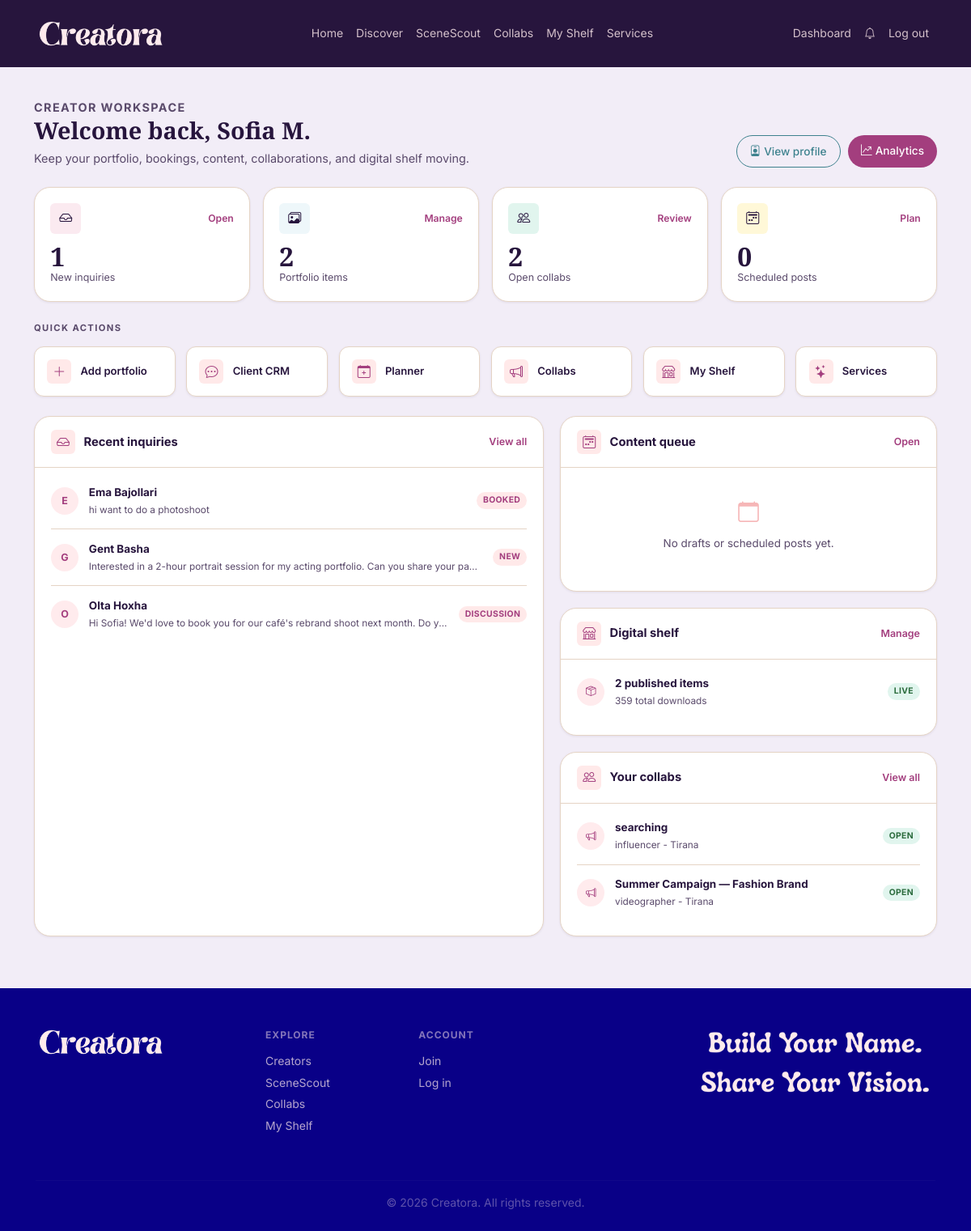
The page /dashboard/ (signed in) on the database its author committed.
### models.py (models this page shows, shortened)
class User(UserMixin, db.Model):
    __tablename__ = 'users'
    id           = db.Column(db.Integer, primary_key=True)
    username     = db.Column(db.String(50),  unique=True, nullable=False)
    email        = db.Column(db.String(120), unique=True, nullable=False)
    password     = db.Column(db.String(256), nullable=False)
    role         = db.Column(db.String(30),  nullable=False)  # one of CREATOR_ROLES
    display_name  = db.Column(db.String(100))
    bio           = db.Column(db.Text)
    location      = db.Column(db.String(100))
    avatar        = db.Column(db.String(255))   # filename in uploads/
    website       = db.Column(db.String(255))
    instagram     = db.Column(db.String(100))
    is_public     = db.Column(db.Boolean, default=True)
    security_question = db.Column(db.String(255))  # ← add
    security_answer = db.Column(db.String(255))  # ← add (stored hashed)
    created_at    = db.Column(db.DateTime, default=datetime.utcnow)
    portfolio_items = db.relationship('PortfolioItem',  backref='creator', lazy=True)
    inquiries_recv  = db.relationship('Inquiry',        backref='creator', lazy=True,
                                      foreign_keys='Inquiry.creator_id')
    content_posts   = db.relationship('ContentPost',    backref='creator', lazy=True)
    locations       = db.relationship('Location',       backref='creator', lazy=True)
    collaborations  = db.relationship('Collaboration',  backref='creator', lazy=True)
    shelf_items = db.relationship('ShelfItem', backref='creator', lazy=True)
    is_public = db.Column(db.Boolean, default=True)
    profile_views = db.Column(db.Integer, default=0)  # ← add this

class Inquiry(db.Model):
    __tablename__ = 'inquiries'
    id          = db.Column(db.Integer, primary_key=True)
    creator_id  = db.Column(db.Integer, db.ForeignKey('users.id'), nullable=False)
    name        = db.Column(db.String(100), nullable=False)
    email       = db.Column(db.String(120), nullable=False)
    message     = db.Column(db.Text, nullable=False)
    status      = db.Column(db.String(20), default='new')   # new | discussion | booked | completed
    created_at  = db.Column(db.DateTime, default=datetime.utcnow)

class Collaboration(db.Model):
    __tablename__ = 'collaborations'
    id           = db.Column(db.Integer, primary_key=True)
    creator_id   = db.Column(db.Integer, db.ForeignKey('users.id'), nullable=False)
    title        = db.Column(db.String(120), nullable=False)
    description  = db.Column(db.Text)
    role_needed  = db.Column(db.String(60))
    location     = db.Column(db.String(100))
    deadline     = db.Column(db.DateTime)
    is_open      = db.Column(db.Boolean, default=True)
    created_at   = db.Column(db.DateTime, default=datetime.utcnow)

### routes/dashboard.py (the view)
@dashboard_bp.route('/')
@login_required
def home():
    pending_inquiries = Inquiry.query.filter_by(
        creator_id=current_user.id, status='new'
    ).count()
    recent_inquiries = Inquiry.query.filter_by(
        creator_id=current_user.id
    ).order_by(Inquiry.created_at.desc()).limit(5).all()
    portfolio_count = PortfolioItem.query.filter_by(creator_id=current_user.id).count()
    active_collabs = Collaboration.query.filter_by(
        creator_id=current_user.id, is_open=True
    ).count()
    my_collabs = Collaboration.query.filter_by(
        creator_id=current_user.id
    ).order_by(Collaboration.created_at.desc()).limit(4).all()
    upcoming_posts = ContentPost.query.filter(
        ContentPost.creator_id == current_user.id,
        ContentPost.status == 'scheduled',
        ContentPost.scheduled >= datetime.utcnow()
    ).count()
    upcoming_content = ContentPost.query.filter(
        ContentPost.creator_id == current_user.id,
        ContentPost.status.in_(['scheduled', 'draft'])
    ).order_by(ContentPost.scheduled.asc()).limit(5).all()
    shelf_items     = ShelfItem.query.filter_by(creator_id=current_user.id, is_published=True).all()
    shelf_count     = len(shelf_items)
    shelf_downloads = sum(i.download_count for i in shelf_items)
    return render_template(
        'dashboard/home.html',
        pending_inquiries=pending_inquiries,
        recent_inquiries=recent_inquiries,
        portfolio_count=portfolio_count,
        active_collabs=active_collabs,
        my_collabs=my_collabs,
        upcoming_posts=upcoming_posts,
        upcoming_content=upcoming_content,
        shelf_count=shelf_count,
        shelf_downloads=shelf_downloads,
    )

### app.py (called while the page is built)
@login_manager.user_loader
def load_user(user_id):
    return db.session.get(User, int(user_id))

@app.context_processor
def inject_globals():
    unread_count = 0
    if current_user.is_authenticated:
        unread_count = Notification.query.filter_by(
            user_id=current_user.id, is_read=False
        ).count()
    return {
        'now': datetime.utcnow(),
        'app_name': 'Creatora',
        'unread_notifications': unread_count,
    }

### templates/dashboard/home.html (shortened to what this page needs)
{% extends 'base.html' %}
{% block content %}
<div class="dash-home">
  <div class="container">
    <div class="home-header">
      <div>
        <p class="home-kicker">Creator workspace</p>
        <h1>Welcome back, {{ current_user.display_name or current_user.username }}</h1>
        <p>Keep your portfolio, bookings, content, collaborations, and digital shelf moving.</p>
      </div>
      <div class="header-actions">
        <a class="btn btn-secondary" href="{{ url_for('public.profile', username=current_user.username) }}">
          <i class="bi bi-person-badge me-1"></i>View profile
        </a>
        <a class="btn btn-primary" href="{{ url_for('dashboard.analytics') }}">
          <i class="bi bi-graph-up-arrow me-1"></i>Analytics
        </a>
      </div>
    </div>
    <div class="stat-grid">
      <div class="stat-card">
        <div class="stat-top">
          <div class="stat-icon" style="background:#FBEAF0;"><i class="bi bi-inbox"></i></div>
          <a href="{{ url_for('dashboard.crm') }}">Open</a>
        </div>
        <div class="stat-value">{{ pending_inquiries }}</div>
        <p class="stat-label">New inquiries</p>
      </div>
      <div class="stat-card">
        <div class="stat-top">
          <div class="stat-icon" style="background:#EEF7FA;"><i class="bi bi-images"></i></div>
          <a href="{{ url_for('dashboard.portfolio') }}">Manage</a>
        </div>
        <div class="stat-value">{{ portfolio_count }}</div>
        <p class="stat-label">Portfolio items</p>
      </div>
      <div class="stat-card">
        <div class="stat-top">
          <div class="stat-icon" style="background:#E1F5EE;"><i class="bi bi-people"></i></div>
          <a href="{{ url_for('dashboard.my_collabs') }}">Review</a>
        </div>
        <div class="stat-value">{{ active_collabs }}</div>
        <p class="stat-label">Open collabs</p>
      </div>
      <div class="stat-card">
        <div class="stat-top">
          <div class="stat-icon" style="background:#FFF8D8;"><i class="bi bi-calendar2-week"></i></div>
          <a href="{{ url_for('dashboard.planner') }}">Plan</a>
        </div>
        <div class="stat-value">{{ upcoming_posts }}</div>
        <p class="stat-label">Scheduled posts</p>
      </div>
    </div>
    <p class="section-label">Quick actions</p>
    <div class="quick-grid">
      <a class="quick-link" href="{{ url_for('dashboard.portfolio') }}"><i class="bi bi-plus-lg"></i><span>Add portfolio</span></a>
      <a class="quick-link" href="{{ url_for('dashboard.crm') }}"><i class="bi bi-chat-dots"></i><span>Client CRM</span></a>
      <a class="quick-link" href="{{ url_for('dashboard.planner') }}"><i class="bi bi-calendar-plus"></i><span>Planner</span></a>
      <a class="quick-link" href="{{ url_for('dashboard.my_collabs') }}"><i class="bi bi-megaphone"></i><span>Collabs</span></a>
      <a class="quick-link" href="{{ url_for('dashboard.shelf') }}"><i class="bi bi-shop"></i><span>My Shelf</span></a>
      <a class="quick-link" href="{{ url_for('dashboard.services') }}"><i class="bi bi-stars"></i><span>Services</span></a>
    </div>
    <div class="content-grid">
      <section class="panel">
        <div class="panel-header">
          <span class="panel-icon"><i class="bi bi-inbox"></i></span>
          <h2>Recent inquiries</h2>
          <a href="{{ url_for('dashboard.crm') }}">View all</a>
        </div>
        <div class="panel-body">
          {% if recent_inquiries %}
            {% for inquiry in recent_inquiries %}
              <div class="list-item">
                <span class="avatar-dot">{{ inquiry.name[:1]|upper }}</span>
                <div class="item-main">
                  <p class="item-title">{{ inquiry.name }}</p>
                  <p class="item-meta">{{ inquiry.message }}</p>
                </div>
                <span class="status-pill">{{ inquiry.status }}</span>
              </div>
            {% endfor %}
          {% else %}
            <div class="empty-state">
              <i class="bi bi-envelope-open"></i>
              No inquiries yet. Your public profile is ready when clients arrive.
            </div>
          {% endif %}
        </div>
      </section>
      <div class="side-stack">
        <section class="panel">
          <div class="panel-header">
            <span class="panel-icon"><i class="bi bi-calendar2-week"></i></span>
            <h2>Content queue</h2>
            <a href="{{ url_for('dashboard.planner') }}">Open</a>
          </div>
          <div class="panel-body">
            {% if upcoming_content %}
              {% for post in upcoming_content %}
                <div class="list-item">
                  <span class="avatar-dot"><i class="bi bi-{{ 'instagram' if post.platform == 'instagram' else 'play-btn' if post.platform == 'youtube' else 'music-note-beamed' if post.platform == 'tiktok' else 'share' }}"></i></span>
                  <div class="item-main">
                    <p class="item-title">{{ post.title or 'Untitled post' }}</p>
                    <p class="item-meta">
                      {{ post.platform or 'other' }}
                      {% if post.scheduled %}- {{ post.scheduled.strftime('%b %d, %Y') }}{% else %}- Draft{% endif %}
                    </p>
                  </div>
                  <span class="status-pill">{{ post.status }}</span>
                </div>
              {% endfor %}
            {% else %}
              <div class="empty-state">
                <i class="bi bi-calendar"></i>
                No drafts or scheduled posts yet.
              </div>
            {% endif %}
          </div>
        </section>
        <section class="panel">
          <div class="panel-header">
            <span class="panel-icon"><i class="bi bi-shop"></i></span>
            <h2>Digital shelf</h2>
            <a href="{{ url_for('dashboard.shelf') }}">Manage</a>
          </div>
          <div class="panel-body">
            <div class="list-item">
              <span class="avatar-dot"><i class="bi bi-box-seam"></i></span>
              <div class="item-main">
                <p class="item-title">{{ shelf_count }} published item{{ '' if shelf_count == 1 else 's' }}</p>
                <p class="item-meta">{{ shelf_downloads }} total download{{ '' if shelf_downloads == 1 else 's' }}</p>
              </div>
              <span class="status-pill open">Live</span>
            </div>
          </div>
        </section>
        <section class="panel">
          <div class="panel-header">
            <span class="panel-icon"><i class="bi bi-people"></i></span>
            <h2>Your collabs</h2>
            <a href="{{ url_for('dashboard.my_collabs') }}">View all</a>
          </div>
          <div class="panel-body">
            {% if my_collabs %}
              {% for collab in my_collabs %}
                <div class="list-item">
                  <span class="avatar-dot"><i class="bi bi-megaphone"></i></span>
                  <div class="item-main">
                    <p class="item-title">{{ collab.title }}</p>
                    <p class="item-meta">{{ collab.role_needed or 'Open role' }}{% if collab.location %} - {{ collab.location }}{% endif %}</p>
                  </div>
                  <span class="status-pill {{ 'open' if collab.is_open else '' }}">{{ 'Open' if collab.is_open else 'Closed' }}</span>
                </div>
              {% endfor %}
            {% else %}
              <div class="empty-state">
                <i class="bi bi-people"></i>
                No collaboration posts yet.
              </div>
            {% endif %}
          </div>
        </section>
      </div>
    </div>
  </div>
</div>
{% endblock %}

### static/css/variables.css (style rules this page uses)
:root { --color-lavender-blush: #FFEBED; --color-soft-blush: #FFE9E9; --color-powder-blush: #F6B6B7; --color-powder-blush-deep: #F2A4A5; --color-papaya-whip: #FFFFD2; --color-honeydew: #F2FFE9; --color-muted-teal: #A6C9B6; --color-almond-cream: #E5D4C5; --color-burnt-peach: #D18A75; --color-berry-blush: #A33E7E; --color-pacific-cyan: #3E828E; --color-rich-cerulean: #3078A4; --color-dark-amethyst: #27153D; --color-dark-amethyst-cool: #260C45; --color-navy: #090087; --brand-primary: var(--color-berry-blush); --brand-primary-hover: #8a3468; --brand-secondary: var(--color-pacific-cyan); --brand-secondary-hover: #2f636d; --bg-page: var(--color-lavender-blush); --bg-card: #ffffff; --bg-card-soft: var(--color-soft-blush); --bg-muted: var(--color-almond-cream); --bg-dark: var(--color-dark-amethyst); --bg-footer: var(--color-navy); --text-primary: var(--color-dark-amethyst); --text-secondary: #5a4a6b; --text-on-dark: var(--color-lavender-blush); --text-on-primary: #ffffff; --text-link: var(--color-pacific-cyan); --text-link-hover: var(--color-berry-blush); --accent-warm: var(--color-burnt-peach); --accent-mint: var(--color-muted-teal); --accent-cream: var(--color-papaya-whip); --border-default: var(--color-almond-cream); --border-strong: var(--color-muted-teal); --success: var(--color-honeydew); --success-text: #2a6b3c; --font-heading: 'Playfair Display', 'Georgia', serif; --font-body: 'Inter', 'Helvetica Neue', sans-serif; --font-mono: 'Fira Code', monospace; --text-xs: 0.75rem; --text-sm: 0.875rem; --text-base: 1rem; --text-lg: 1.125rem; --text-xl: 1.25rem; --text-2xl: 1.5rem; --text-3xl: 1.875rem; --text-4xl: 2.25rem; --space-1: 0.25rem; --space-2: 0.5rem; --space-3: 0.75rem; --space-4: 1rem; --space-6: 1.5rem; --space-8: 2rem; --space-12: 3rem; --space-16: 4rem; --radius-sm: 6px; --radius-md: 12px; --radius-lg: 20px; --radius-xl: 32px; --radius-full: 9999px; --shadow-sm: 0 1px 3px rgba(39, 21, 61, 0.08); --shadow-md: 0 4px 16px rgba(39, 21, 61, 0.10); --shadow-lg: 0 8px 32px rgba(39, 21, 61, 0.14); --transition-fast: 150ms ease; --transition-normal: 250ms ease; }

### static/css/main.css (style rules this page uses)
*, *::before, *::after { box-sizing: border-box; margin: 0; padding: 0; }
body { font-family: var(--font-body); font-size: var(--text-base); color: var(--text-primary); background-color: var(--bg-page); line-height: 1.6; }
h1, h2, h3, h4, h5, h6 { font-family: var(--font-heading); font-weight: 700; color: var(--text-primary); line-height: 1.2; }
a { color: var(--text-link); text-decoration: none; transition: color var(--transition-fast); }
.btn-primary { background-color: var(--brand-primary); color: var(--text-on-primary); border: none; border-radius: var(--radius-full); padding: 0.6rem 1.5rem; font-weight: 500; transition: background var(--transition-fast), transform var(--transition-fast); cursor: pointer; }
.btn-secondary { background-color: transparent; color: var(--brand-secondary); border: 1.5px solid var(--brand-secondary); border-radius: var(--radius-full); padding: 0.6rem 1.5rem; font-weight: 500; transition: all var(--transition-fast); cursor: pointer; }

### rows shown on the page
User: display_name "Sofia M."
Inquiry: name "E", name "Ema Bajollari", message "hi want to do a photoshoot", status "BOOKED"
Inquiry: name "G", name "Gent Basha", message "Interested in a 2-hour portrait session for my acting portfolio. Can you share your pa…", status "NEW"
Inquiry: name "O", name "Olta Hoxha", message "Hi Sofia! We'd love to book you for our café's rebrand shoot next month. Do y…", status "DISCUSSION"
Collaboration: title "searching", role_needed "influencer", location "Tirana", is_open "OPEN"
Collaboration: title "Summer Campaign — Fashion Brand", role_needed "videographer", location "Tirana", is_open "OPEN"

### other values the page prints
{{ pending_inquiries }} "1"
{{ portfolio_count }} "2"
{{ active_collabs }} "2"
{{ upcoming_posts }} "0"
{{ shelf_count }} "2"
{{ '' if shelf_count == 1 else 's' }} "s"
{{ shelf_downloads }} "359"
{{ '' if shelf_downloads == 1 else 's' }} "s"
